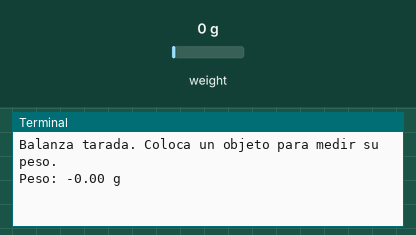
Recording of a program running on a simulated Raspberry Pi (BCM pin numbers). Parts: the last lines printed to the terminal. Inputs (shaded band) come from the test bench; at power-on: weight on the scale 0 g.

Above: at 2.6 s.
2.7 s: weight on the scale set to 100 g
At 3.7 s:
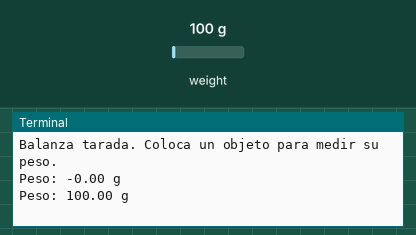
4.2 s: weight on the scale set to 1250 g
At 5.8 s:
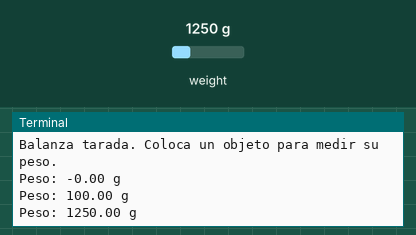
Timing chart, 0 to 7.3 s (numbered marks = the images above; inputs shaded):
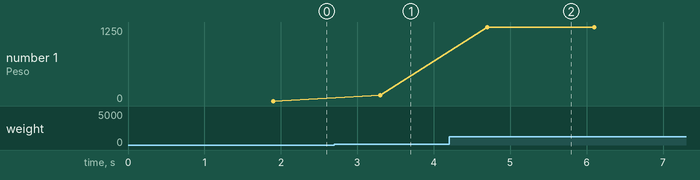

Measured:
- after the input at 2.7 s, the terminal: prints a new line after 0.60 s (image 1)
- after the input at 4.2 s, the terminal: prints a new line after 0.50 s (image 2)
- plotted number 1: 0 → 100 after the input at 2.7 s, 100 → 1250 after the input at 4.2 s

The program:

calibration_factor.py
```python
import time
import RPi.GPIO as GPIO
from hx711 import HX711

# Pines usados (ajusta si usas otros)
DT_PIN = 19
SCK_PIN = 21

# Cambia este valor por el reference_unit calculado en la calibracion
REFERENCE_UNIT = -408.43

def medir_peso():
    hx = HX711(DT_PIN, SCK_PIN)
    hx.set_reading_format("MSB", "MSB")
    hx.set_reference_unit(REFERENCE_UNIT)

    hx.reset()
    hx.tare()
    print("Balanza tarada. Coloca un objeto para medir su peso.")

    try:
        while True:
            peso = hx.get_weight(5)
            print(f"Peso: {peso:.2f} g")
            hx.power_down()
            hx.power_up()
            time.sleep(1)
    except KeyboardInterrupt:
        print("\nMedicion detenida por usuario.")
        GPIO.cleanup()

if __name__ == "__main__":
    medir_peso()
```
